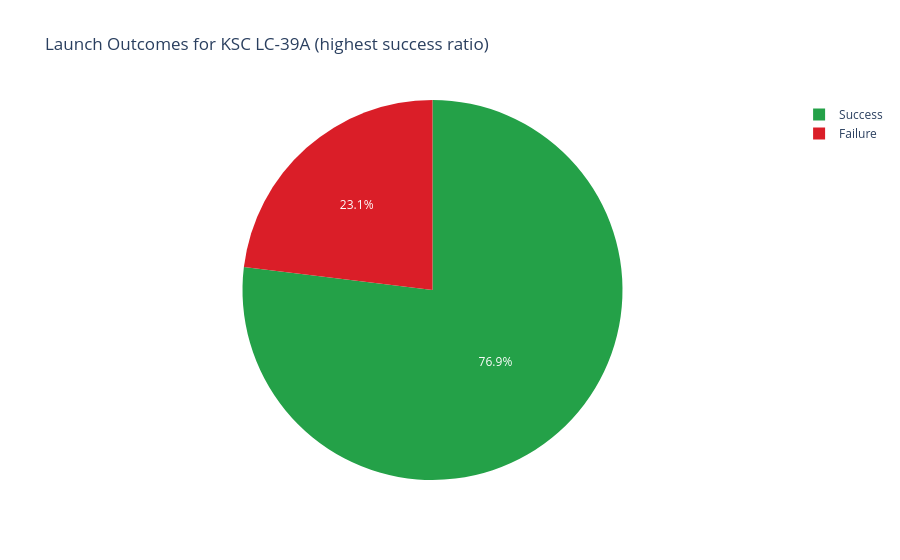

The notebook cell this image was saved under:
### Markdown cell above
## Pie chart — success vs. failure ratio for the best-performing site

### Code cell
best_site = spacex_df.groupby('Launch Site')['class'].mean().idxmax()
site_df = spacex_df[spacex_df['Launch Site'] == best_site]
counts = site_df['class'].value_counts().rename({1: 'Success', 0: 'Failure'}).reset_index()
counts.columns = ['Outcome', 'Count']
fig2 = px.pie(counts, values='Count', names='Outcome', title=f'Launch Outcomes for {best_site} (highest success ratio)',
              color='Outcome', color_discrete_map={'Success': '#24A148', 'Failure': '#DA1E28'})
fig2.show()
print(f"Best-performing site: {best_site}  (success rate {site_df['class'].mean():.0%})")

### Figure 1 — Plotly figure (JSON) as saved in the notebook; plotly's stock layout.template omitted (floating-point values rounded to 4 significant figures)
{"data": [{"customdata": [["Success"], ["Failure"]], "domain": {"x": [0.0, 1.0], "y": [0.0, 1.0]}, "hovertemplate": "Outcome=%{customdata[0]}<br>Count=%{value}<extra></extra>", "labels": ["Success", "Failure"], "legendgroup": "", "marker": {"colors": ["#24A148", "#DA1E28"]}, "name": "", "showlegend": true, "type": "pie", "values": [10, 3]}], "layout": {"legend": {"tracegroupgap": 0}, "title": {"text": "Launch Outcomes for KSC LC-39A (highest success ratio)"}}}
